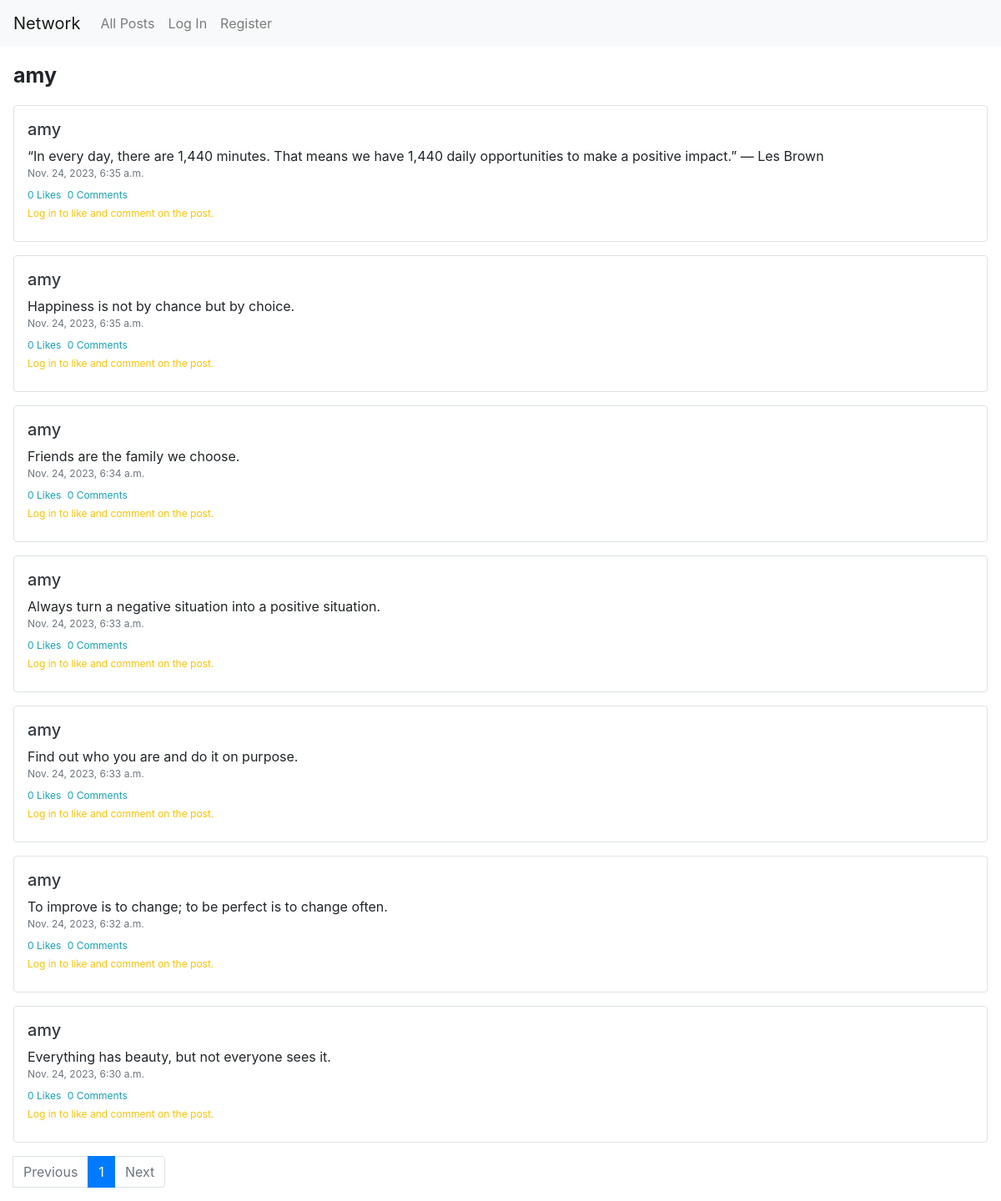
The page /profile/amy on the database its author committed.
### network/models.py (models this page shows)
class User(AbstractUser):
    pass

class Post(models.Model):
    user = models.ForeignKey(User, on_delete=models.CASCADE, related_name="author")
    content = models.TextField()
    create_time = models.DateTimeField(auto_now_add=True)
    likes = models.IntegerField(default=0)
    comments = models.IntegerField(default=0)

### network/views.py (the view)
# urls.py: path("profile/<str:name>", views.profile, name="profile"),
def profile(request, name):
    user = get_object_or_404(User, username=name)
    if request.user.is_authenticated:
        try:
            is_follow = Follower.objects.get(follower=request.user, followed_user=user)
        except ObjectDoesNotExist:
            message = "Follow"
        else:
            message = "Followed"
        if user != request.user:
            can_follow = True
        else:
            can_follow = False
    else:
        can_follow = False
        message = ""
    filter_posts = Post.objects.filter(user=user).order_by("-create_time")
    posts = paginate_post(request, filter_posts)
    like_messages = generate_likes_list(request, posts)
    comments_list = generate_comments_list(posts)
    return render(request, "network/profile.html", {
        "user_name": user.username,
        "posts": posts,
        "can_follow": can_follow,
        "message": message,
        "likes": like_messages,
        "comments_list": comments_list
    })

### network/views.py (called while the page is built)
def paginate_post(request, filter_posts):
    posts_per_page = 10
    paginator = Paginator(filter_posts, posts_per_page)
    page_number = request.GET.get('page')
    try:
        posts = paginator.page(page_number)
    except PageNotAnInteger:
        posts = paginator.page(1)
    except EmptyPage:
        posts = paginator.page(paginator.num_pages)
    return posts

def generate_comments_list(posts):
    comments_list = []
    for post in posts:
        comments = Comment.objects.filter(post=post)
        post.comments = comments.count()
        post.save()
        comments_list.append(comments)
    return comments_list

### network/templates/network/profile.html (shortened to what this page needs)
{% extends "network/layout.html" %}
{% load static %}
{% block body %}
    <div class="mx-3 my-3">
        <div class="user-container">
            <div class="user-title">{{ user_name }}</div>
        </div>
        {% for post in posts %}
            <div class="border rounded px-3 py-3 mt-3">
                <h5><a href="{% url 'profile' post.user %}" class="text-dark">{{ post.user }}</a></h5>
                <div class="post-content" id='post-id{{ post.id }}-content'>{{ post.content }}</div>
                <div class="post-time text-secondary" id='post-id{{ post.id }}-time'>{{ post.create_time }}</div>
                <div class="post-datas mt-2 text-info">
                    <span id="post-id{{ post.id }}-count-likes">{{ post.likes }} Likes</span>
                    <span class="ml-1"><span id="post-id{{ post.id }}-count-comments">{{ post.comments }}</span> Comments</span>
                </div>
                {% if user.is_authenticated %}
                    <div class="btn-group btn-group-sm" role="group" aria-label="Small button group">
                        {% for like in likes %}
                            {% if forloop.counter0 == forloop.parentloop.counter0 %}
                                <button type="button" class="btn btn-outline-primary js-like-btn" data-post-id="{{ post.id|safe }}">{{ like }}</button>
                            {% endif %}
                        {% endfor %}
                        <button type="button" class="btn btn-outline-primary js-comment-btn" data-post-id="{{ post.id|safe }}">Comment</button>
                    </div>
                {% else %}
                    <div class="text-warning require-login-text mt-1">Log in to like and comment on the post.</div>
                {% endif %}
            </div>
        {% endfor %}
        <nav aria-label="..." class="mt-3">
            <ul class="pagination">
                <li class="page-item">
                    {% if posts.has_previous %}
                        <a class="page-link" href="?page={{ posts.previous_page_number }}">Previous</a>
                    {% else %}
                        <li class="page-item disabled">
                            <span class="page-link">Previous</span>
                        </li>
                    {% endif %}
                </li>
                {% for page_num in posts.paginator.page_range %}
                    {% if posts.number == page_num %}
                        <li class="page-item active" aria-current="page">
                                <span class="page-link">
                                    {{ page_num }}
                            </span>
                        </li>
                    {% else %}
                        <li class="page-item"><a class="page-link" href="?page={{ page_num }}">{{ page_num }}</a></li>
                    {% endif %}
                {% endfor %}
                <li class="page-item">
                    {% if posts.has_next %}
                        <a class="page-link" href="?page={{ posts.next_page_number }}">Next</a>
                    {% else %}
                        <li class="page-item disabled">
                            <span class="page-link">Next</span>
                        </li>
                    {% endif %}
                </li>
            </ul>
        </nav>
    </div>
{% endblock %}

### network/static/network/styles.css (style rules this page uses)
.post-content { font-size: 16px; }
.post-time { font-size: 12px; }
.post-datas { font-size: 12px; }
.user-container { display: flex; align-items: center; }
.user-title { font-size: 25px; font-weight: bold; }
.require-login-text { font-size: 12px; }

### rows shown on the page
User: username "amy"
Post: user "amy", content "“In every day, there are 1,440 minutes. That means we have 1,440 daily opportunities to make a positive impact.” — Les Brown", create_time "Nov. 24, 2023, 6:35 a.m.", likes "0", comments "0"
Post: user "amy", content "Happiness is not by chance but by choice.", create_time "Nov. 24, 2023, 6:35 a.m.", likes "0", comments "0"
Post: user "amy", content "Friends are the family we choose.", create_time "Nov. 24, 2023, 6:34 a.m.", likes "0", comments "0"
Post: user "amy", content "Always turn a negative situation into a positive situation.", create_time "Nov. 24, 2023, 6:33 a.m.", likes "0", comments "0"
Post: user "amy", content "Find out who you are and do it on purpose.", create_time "Nov. 24, 2023, 6:33 a.m.", likes "0", comments "0"
Post: user "amy", content "To improve is to change; to be perfect is to change often.", create_time "Nov. 24, 2023, 6:32 a.m.", likes "0", comments "0"
Post: user "amy", content "Everything has beauty, but not everyone sees it.", create_time "Nov. 24, 2023, 6:30 a.m.", likes "0", comments "0"

### other values the page prints
{{ page_num }} "1"
